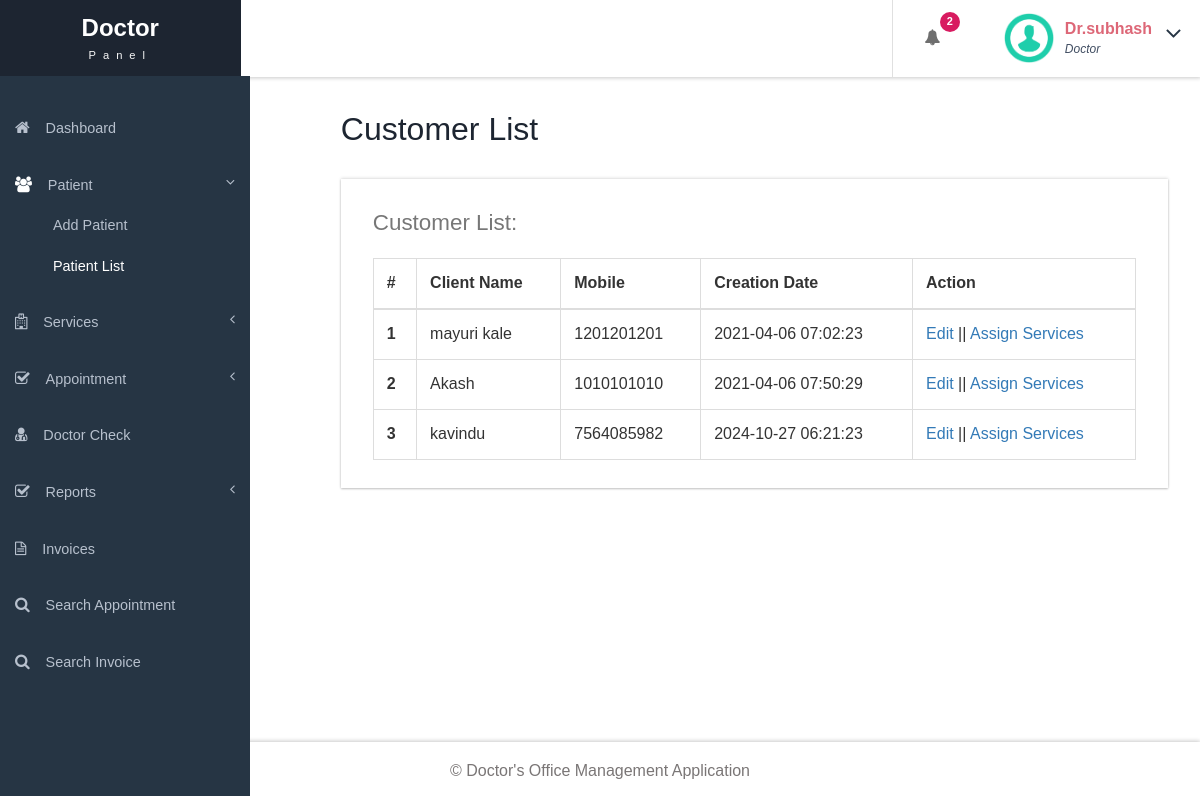
Screenshot of /simple/customer-list.php (signed in) with the database file from the repository.
### tables this page shows
CREATE TABLE `tblcustomers` (
  `ID` int(10) NOT NULL,
  `Name` varchar(120) DEFAULT NULL,
  `Email` varchar(200) DEFAULT NULL,
  `MobileNumber` bigint(11) DEFAULT NULL,
  `Gender` enum('Female','Male','Transgender') DEFAULT NULL,
  `Details` mediumtext DEFAULT NULL,
  `CreationDate` timestamp NULL DEFAULT current_timestamp(),
  `UpdationDate` timestamp NULL DEFAULT NULL ON UPDATE current_timestamp()
);

### simple/customer-list.php (the view, shortened to what this page needs)
<?php
include('includes/dbconnection.php');
if (strlen($_SESSION['ODABSaid']==0)) {
  header('location:logout.php');
  } else{
  ?>
<!DOCTYPE HTML>
<html>
<head>
<link href="css/bootstrap.css" rel='stylesheet' type='text/css' />
<link href="css/style.css" rel='stylesheet' type='text/css' />
<link href="css/font-awesome.css" rel="stylesheet">
<link href="css/animate.css" rel="stylesheet" type="text/css" media="all">
<link href="css/custom.css" rel="stylesheet">
</head>
<body class="cbp-spmenu-push">
	<div class="main-content">
		 <?php include_once('includes/sidebar.php');?>
		 <?php include_once('includes/header.php');?>
		<div id="page-wrapper">
			<div class="main-page">
				<div class="tables">
					<h3 class="title1">Customer List</h3>
					<div class="table-responsive bs-example widget-shadow">
						<h4>Customer List:</h4>
						<table class="table table-bordered"> <thead> <tr> <th>#</th> <th>Client Name</th> <th>Mobile</th> <th>Creation Date</th><th>Action</th> </tr> </thead> <tbody>
<?php
$ret=mysqli_query($con,"select *from  tblcustomers");
$cnt=1;
while ($row=mysqli_fetch_array($ret)) {
?>
						 <tr> <th scope="row"><?php echo $cnt;?></th> <td><?php  echo $row['Name'];?></td> <td><?php  echo $row['MobileNumber'];?></td><td><?php  echo $row['CreationDate'];?></td> <td><a href="edit-Customer-detailed.php?editid=<?php echo $row['ID'];?>">Edit</a>  ||  <a href="add-customer-services.php?addid=<?php echo $row['ID'];?>">Assign Services</a></td> </tr>   <?php
$cnt=$cnt+1;
}?></tbody> </table>
					</div>
				</div>
			</div>
		</div>
		 <?php include_once('includes/footer.php');?>
	</div>
</body>
</html>
<?php }  ?>

### simple/includes/header.php (shortened to what this page needs)
<div class="sticky-header header-section ">
      <div class="header-left">
        <div class="logo">
          <a href="index.html">
            <h1>Doctor</h1>
            <span>Panel</span>
          </a>
        </div>
        <div class="clearfix"> </div>
      </div>
      <div class="header-right">
        <div class="profile_details_left">
          <ul class="nofitications-dropdown">
            <?php
$ret1=mysqli_query($con,"select ID,Name from  tblappointment where Status=''");
$num=mysqli_num_rows($ret1);
?>
            <li class="dropdown head-dpdn">
              <a href="#" class="dropdown-toggle" data-toggle="dropdown" aria-expanded="false"><i class="fa fa-bell"></i><span class="badge blue"><?php echo $num;?></span></a>
            </li>
          </ul>
          <div class="clearfix"> </div>
        </div>
        <div class="profile_details">
        <?php
$adid=$_SESSION['ODABSaid'];
$ret=mysqli_query($con,"select AdminName from tbladmin where ID='$adid'");
$row=mysqli_fetch_array($ret);
$name=$row['AdminName'];
?>
          <ul>
            <li class="dropdown profile_details_drop">
              <a href="#" class="dropdown-toggle" data-toggle="dropdown" aria-expanded="false">
                <div class="profile_img">
                  <span class="prfil-img"><img src="images/download (1).png" alt="" width="50" height="50"> </span>
                  <div class="user-name">
                    <p><?php echo $name; ?></p>
                    <span>Doctor</span>
                  </div>
                  <i class="fa fa-angle-down lnr"></i>
                  <div class="clearfix"></div>
                </div>
              </a>
            </li>
          </ul>
        </div>
      </div>
      <div class="clearfix"> </div>
    </div>

### simple/css/style.css (style rules this page uses)
h4, h5, h6, h1, h2, h3 { margin: 0; }
ul, ol { margin: 0; }
p { margin: 0; }
html, body { font-family: "Quicksand",sans-serif; font-size: 100%; overflow-x: hidden; background: #fff; }
body a { transition: 0.5s all ease; -webkit-transition: 0.5s all ease; -moz-transition: 0.5s all ease; -o-transition: 0.5s all ease; -ms-transition: 0.5s all ease; text-decoration:none; }
h1,h2,h3,h4,h5,h6 { margin:0; }
p { margin:0; }
ul,label { margin:0; padding:0; }
.main-content { position: relative; }
.sticky-header { position: fixed; top: 0; left:0px; width: 100%; z-index: 100; }
.header-section { background:#FFF; box-shadow: 1px 1px 4px rgba(0, 0, 0, 0.21); -webkit-box-shadow: 1px 1px 4px rgba(0, 0, 0, 0.21); -moz-box-shadow: 1px 1px 4px rgba(0, 0, 0, 0.21); -o-box-shadow: 1px 1px 4px rgba(0, 0, 0, 0.21); }
.header-section::after { clear: both; display: block; content: ''; }
.header-left { float: left; width: 45%; }
.header-right { float: right; }
.cbp-spmenu-push { overflow-x: hidden; position: relative; }
.cbp-spmenu, .cbp-spmenu-push { -webkit-transition: all 0.3s ease; -moz-transition: all 0.3s ease; transition: all 0.3s ease; }
.cbp-spmenu-push div#page-wrapper { margin: 0 0 0 19.3em; transition:.5s all; -webkit-transition:.5s all; -moz-transition:.5s all; }
.fa { display: inline-block; font-family: FontAwesome; font-style: normal; font-weight: normal; line-height: 1; -webkit-font-smoothing: antialiased; -moz-osx-font-smoothing: grayscale; }
.logo { background: #1d2531; text-align: center; float: left; }
.logo a { padding: 0.9em 5.1em .7em; display: block; text-decoration: none; }
.logo a h1 { color: #fff; font-size: 1.5em; line-height: 1.2em; font-weight: 700; }
.logo a span { color: #F8F8F8; font-size: .7em; text-align: center; letter-spacing: 7px; }
.profile_details_left { float: left; }
li.dropdown.head-dpdn { display: inline-block; padding: 1.7em 0; border-left: 1px solid #E0E0E0; float: left; }
li.dropdown.head-dpdn a.dropdown-toggle { padding: 1.7em 2em; }
i.fa.fa-bell { color:#6F6F6F; }
.header-right span.badge { font-size: 11px; font-weight: bold; color: #FFF; background: #8BC34A; line-height: 15px; width: 20px; height: 20px; border-radius: 2em; -webkit-border-radius: 2em; -moz-border-radius: 2em; -o-border-radius: 2em; text-align: center; display: inline-block; position: absolute; top: 16%; padding: 2px 0 0; }
.header-right span.blue { background-color:#D81B60; }
.profile_details { float: right; }
.profile_details_drop a.dropdown-toggle { display:block; padding: 0.8em 3em 0 2em; }
.profile_img span.prfil-img { float:left; }
.user-name { float:left; margin-top:8px; margin-left:11px; height:35px; }
.profile_details ul li { list-style-type:none; position:relative; }
.profile_details li a i.fa.lnr { position: absolute; top: 34%; right: 8%; color: #263544; font-size: 1.6em; }
.user-name p { font-size:1em; color:#DD6777; line-height:1em; font-weight:700; }
.user-name span { font-size: .75em; font-style: italic; color: #424f63; font-weight: normal; margin-top: .3em; }
.widget-shadow { background-color: #fff; box-shadow: 0 -1px 3px rgba(0,0,0,.12),0 1px 2px rgba(0,0,0,.24); -webkit-box-shadow: 0 -1px 3px rgba(0,0,0,.12),0 1px 2px rgba(0,0,0,.24); -moz-box-shadow: 0 -1px 3px rgba(0,0,0,.12),0 1px 2px rgba(0,0,0,.24); }
h3.title1 { font-size: 2em; color: #1d2531; margin-bottom: 0.8em; }
.table > thead > tr > th, .table > tbody > tr > th, .table > tfoot > tr > th, .table > thead > tr > td, .table > tbody > tr > td, .table > tfoot > tr > td { border-top: none; }
.tables h4 { font-size: 1.4em; margin-bottom: 1em; color: #777777; }
.tables .panel-body ,.tables .bs-example { padding: 2em 2em 0.5em; }
.tables .table > thead > tr > th, .tables .table > tbody > tr > th, .tables .table > tfoot > tr > th, .tables .table > thead > tr > td, .tables .table > tbody > tr > td, .tables .table > tfoot > tr > td { padding: 13px; border-top: 1px solid #E0E0E0; }
.bs-example { margin-top: 2em; }

### simple/css/custom.css (style rules this page uses)
#page-wrapper { padding:7em 2em 2.5em; }

### rows the page displays
tblcustomers: Name "mayuri kale", MobileNumber "1201201201", CreationDate "2021-04-06 07:02:23"
tblcustomers: Name "Akash", MobileNumber "1010101010", CreationDate "2021-04-06 07:50:29"
tblcustomers: Name "kavindu", MobileNumber "7564085982", CreationDate "2024-10-27 06:21:23"

### other values shown
$num "2"
$name "Dr.subhash"
